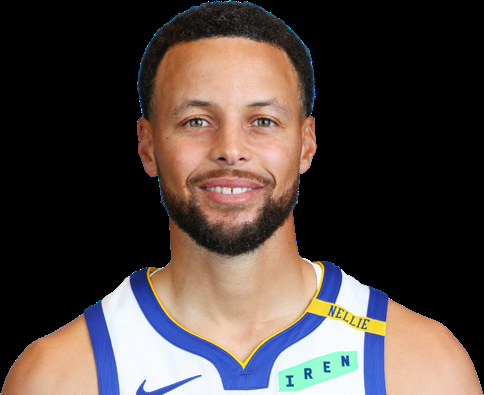
#> input picture hf/goat/edit/assets/img/curry.png, 484 x 395 px
$ python -i fulltrack.py   (imports and definitions only)
#> lines starting #> are read from the running program, lines starting #| are printed output that depends on the picture; after the words box and inside, x2 and y2 are one past the last pixel; in counts of white or black regions, pixels touching at a corner belong together
#> further down, picture is the input picture: shape (395, 484, 3); mean B, G, R 63, 66.5, 77.2
# full-vertical crops for Jo Koy edits: track Jo's head (skin blob vs blue stage) in public/g67_<id>.mp4, lazy-follow camera per shot,
# no zoom (constant 1.0, user rule), write per-frame crops [frame, cx, zoom, cy] into src/edits.gen.json and the face-focus spot into src/jo.cfg.json.
# usage: python3 fulltrack.py id1 id2 ...
import json, re, subprocess, sys, numpy as np, cv2
W, H, FPS, S = 480, 270, 15, 4.0; KF = 1920 / 1080
# [1 line not run here, left out]
def head(im):
    hsv = cv2.cvtColor(im, cv2.COLOR_BGR2HSV); h, sa, v = hsv[..., 0], hsv[..., 1], hsv[..., 2]
#> after `hsv = cv2.cvtColor(im, cv2.COLOR_BGR2HSV)`: hsv: shape (395, 484, 3); mean H, S, V 18.4, 44.8, 86.3
#> after `h, sa, v = (hsv[..., 0], hsv[..., 1], hsv[..., 2])`:
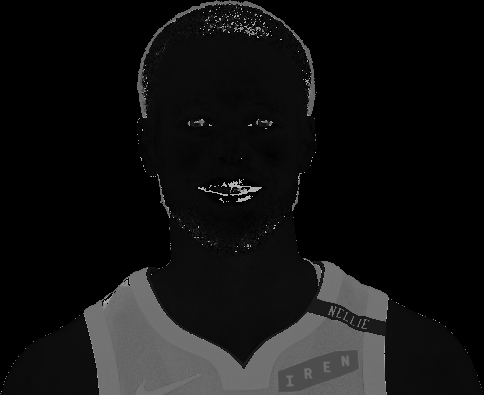
#> h: shape (395, 484); min 0, max 179, mean 18.4
#> after `h, sa, v = (hsv[..., 0], hsv[..., 1], hsv[..., 2])`:
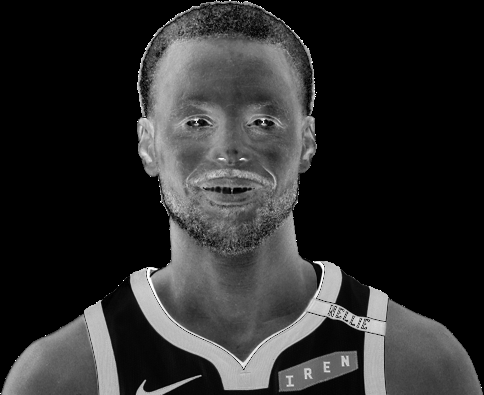
#> sa: shape (395, 484); min 0, max 255, mean 44.8
#> after `h, sa, v = (hsv[..., 0], hsv[..., 1], hsv[..., 2])`:
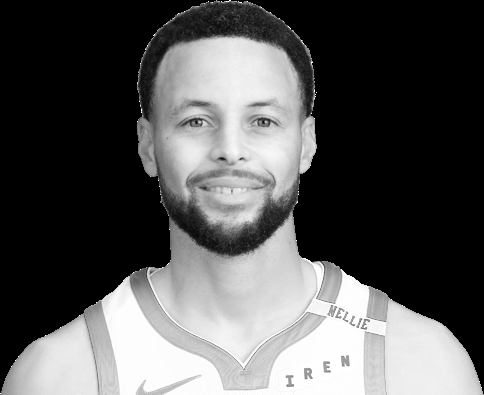
#> v: shape (395, 484); min 0, max 255, mean 86.3
    m = (((h <= 22) | (h >= 170)) & (sa > 40) & (sa < 190) & (v > 70)).astype(np.uint8)
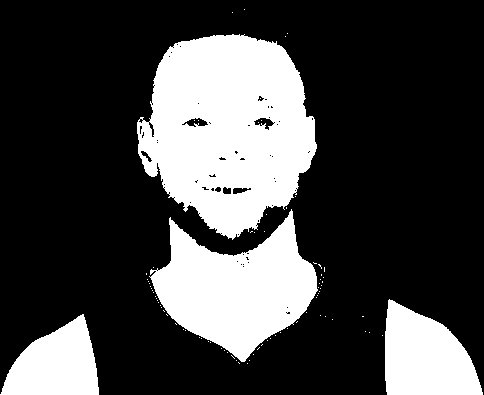
#> m: shape (395, 484); values 0 (black) and 1 (white), 27.1% white; 83 white regions (79 under 20 px), largest, box (x1, y1, x2, y2) and area: (137, 34, 317, 240) 25868, (149, 209, 318, 362) 14061, (385, 299, 483, 395) 6576, (0, 314, 99, 395) 5206
    m = cv2.morphologyEx(m, cv2.MORPH_OPEN, np.ones((3, 3), np.uint8)); n, _, st, cen = cv2.connectedComponentsWithStats(m); best = None
#> after `m = cv2.morphologyEx(m, cv2.MORPH_OPEN, np.ones((3, 3), np.uint8))`:
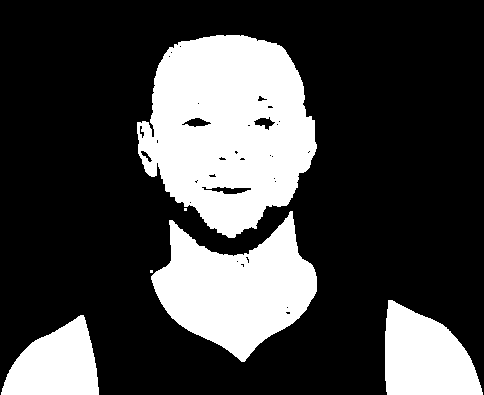
#> m: shape (395, 484); values 0 (black) and 1 (white), 26.9% white; 6 white regions (2 under 20 px), largest, box (x1, y1, x2, y2) and area: (137, 35, 317, 238) 25640, (151, 211, 317, 362) 14014, (385, 300, 483, 395) 6575, (1, 315, 99, 395) 5203
#> after `n, _, st, cen = cv2.connectedComponentsWithStats(m)`: n = 7; st = [[0, 0, 484, 395, 139730], [137, 35, 180, 203, 25640], [184, 208, 3, 3, 9], [151, 211, 166, 151, 14014], [150, 270, 3, 3, 9], [385, 300, 98, 95, 6575], [1, 315, 98, 80, 5203]]; cen = [[242.8, 186.7], [228, 128.3], [185, 209], [236, 288.6], [151, 271], [424.7, 356.8], [55.78, 364.3]]
    for k in range(1, n):
        x, y, w, hh, a = st[k]
        if a < 12: continue
        sc = a * (1.6 if y + hh / 2 < H * 0.6 else 0.6) * (1.0 if hh >= w * 0.6 else 0.5)
        if best is None or sc > best[0]: best = (sc, cen[k][0] * S, y * S, a)
#> this loop made 6 passes
#> (x, y, w, hh, a, sc, best) on pass 1: (137, 35, 180, 203, 25640, 41024, (41024, 911.9, 140, 25640))
#> (x, y, w, hh, a, sc) on passes 3, 5, 6: (151, 211, 166, 151, 14014, 8408.4), (385, 300, 98, 95, 6575, 3945), (1, 315, 98, 80, 5203, 3121.8)
    return best[1:] if best else None
# [33 lines not run here, left out]

>>> import cv2
>>> picture = cv2.imread('../hf/goat/edit/assets/img/curry.png')
>>> result = head(picture)
#> result = (911.9, 140, 25640)

$ run again, on hf/goat/edit/assets/img/lebron.png
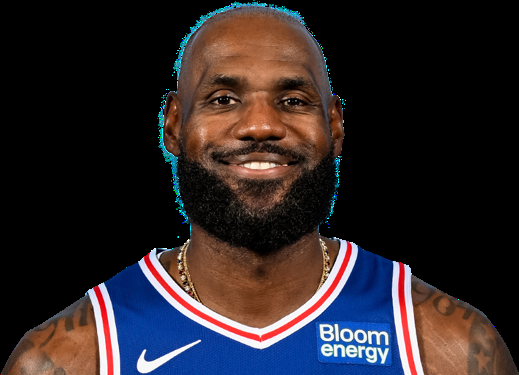
#> input picture hf/goat/edit/assets/img/lebron.png, 519 x 375 px
#> picture is the input picture: shape (375, 519, 3); mean B, G, R 40, 36.9, 44.8
#> hsv: shape (375, 519, 3); mean H, S, V 21.4, 65.7, 59.3
#> in head, `h, sa, v = (hsv[..., 0], hsv[..., 1], hsv[..., 2])`:
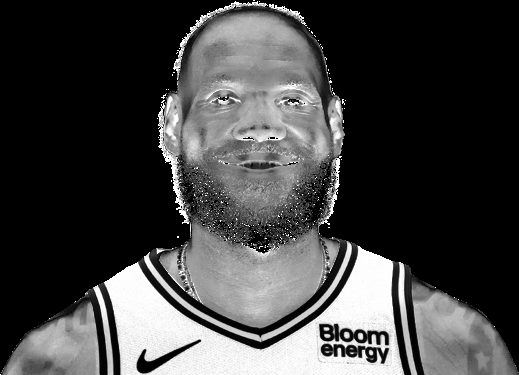
#> sa: shape (375, 519); min 0, max 255, mean 65.7
#> in head, `m = cv2.morphologyEx(m, cv2.MORPH_OPEN, np.ones((3, 3), np.uint8))`:
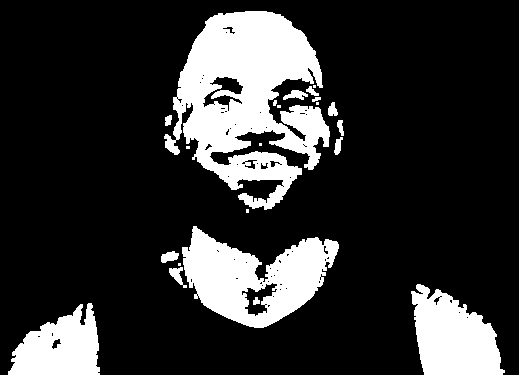
#> m: shape (375, 519); values 0 (black) and 1 (white), 19.5% white; 22 white regions (7 under 20 px), largest, box (x1, y1, x2, y2) and area: (164, 11, 330, 210) 18103, (182, 226, 339, 328) 8672, (411, 284, 505, 375) 5748
#> n = 23; st = 23 rows, first 6: [0, 0, 519, 375, 156741], [164, 11, 166, 199, 18103], [313, 85, 3, 3, 9], [306, 86, 13, 10, 63], [283, 90, 25, 10, 145], [312, 97, 9, 5, 30]; cen = 23 rows, first 8: [258.9, 182.4], [248.3, 97.98], [314, 86], [311.7, 91.06], [295.4, 94.63], [316, 98.8], [274.5, 102.5], [317, 103]
#> the loop in head, `for k in range(1, n):` made 22 passes
#> (x, y, w, hh, a, sc, best) on pass 1: (164, 11, 166, 199, 18103, 28964.8, (28964.8, 993.1, 44, 18103))
#> result = (993.1, 44, 18103)
